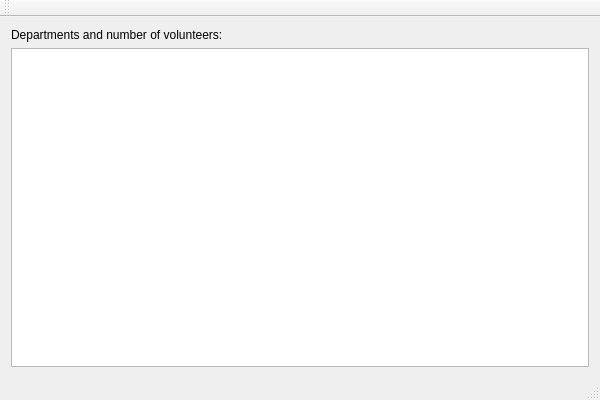
<?xml version="1.0" encoding="UTF-8"?>
<ui version="4.0">
 <class>DepartmentsWidgetClass</class>
 <widget class="QMainWindow" name="DepartmentsWidgetClass">
  <property name="geometry">
   <rect>
    <x>0</x>
    <y>0</y>
    <width>600</width>
    <height>400</height>
   </rect>
  </property>
  <property name="windowTitle">
   <string>DepartmentsWidget</string>
  </property>
  <widget class="QWidget" name="centralWidget">
   <layout class="QVBoxLayout" name="verticalLayout_2">
    <item>
     <layout class="QVBoxLayout" name="verticalLayout">
      <item>
       <widget class="QLabel" name="label">
        <property name="text">
         <string>Departments and number of volunteers:</string>
        </property>
       </widget>
      </item>
      <item>
       <widget class="QListWidget" name="departmentsListWidget"/>
      </item>
     </layout>
    </item>
   </layout>
  </widget>
  <widget class="QMenuBar" name="menuBar">
   <property name="geometry">
    <rect>
     <x>0</x>
     <y>0</y>
     <width>600</width>
     <height>22</height>
    </rect>
   </property>
  </widget>
  <widget class="QToolBar" name="mainToolBar">
   <attribute name="toolBarArea">
    <enum>TopToolBarArea</enum>
   </attribute>
   <attribute name="toolBarBreak">
    <bool>false</bool>
   </attribute>
  </widget>
  <widget class="QStatusBar" name="statusBar"/>
 </widget>
 <layoutdefault spacing="6" margin="11"/>
 <resources/>
 <connections/>
</ui>
